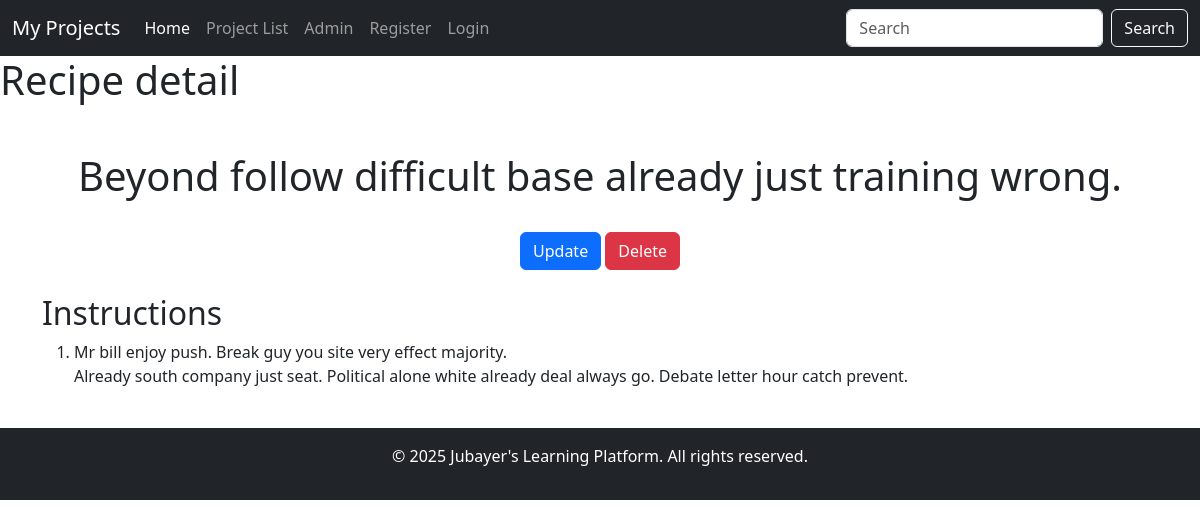
The app's page /recipe/view/2 with its own data.
### recipe/models.py (models this page shows, shortened)
class Recipe(models.Model):
    user = models.ForeignKey(User, on_delete=models.CASCADE)
    title = models.CharField(max_length=200, default="Chicken Curry")
    description = models.TextField(default="This is a chicken curry recipe.")
    day = models.DateTimeField(auto_now_add=True)
    class Meta:
        verbose_name = "Recipe"
        verbose_name_plural = "Recipess"

### recipe/views.py (the view)
# urls.py: path("view/<int:pk>", views.detail, name="detail"),
def detail(request, pk):
    recipe = Recipe.objects.get(id=pk)
    context = {
        "recipe":recipe,
    }
    return render(request, "recipe/detail.html", context)

### recipe/templates/recipe/detail.html
{% extends "base/base.html" %}
{% block content %}
<h1>Recipe detail</h1>
<div class="container mt-5">
    <div class="row">
        <div class="col">
            <h1 class="text-center">{{ recipe.title }}</h1>
        </div>
    </div>
    <div class="row mt-4">
        <div class="col text-center">
            <a class="btn btn-primary" href="{% url 'recipe:update_recipe' recipe.pk %}" role="button">Update</a>
            <a class="btn btn-danger" href="{% url 'recipe:delete_recipe' recipe.pk %}" role="button">Delete</a>
        </div>
    </div>
    <div class="row mt-4">
        <div class="col">
            <h2>Instructions</h2>
            <ol>
                    <li>{{ recipe.description|linebreaks }}</li>
            </ol>
        </div>
    </div>
</div>
{% endblock %}

### records on screen
Recipe: title "Beyond follow difficult base already just training wrong.", description "Mr bill enjoy push. Break guy you site very effect majority. Already south company just seat. Political alone white already deal always go. Debate letter hour catch prevent."
